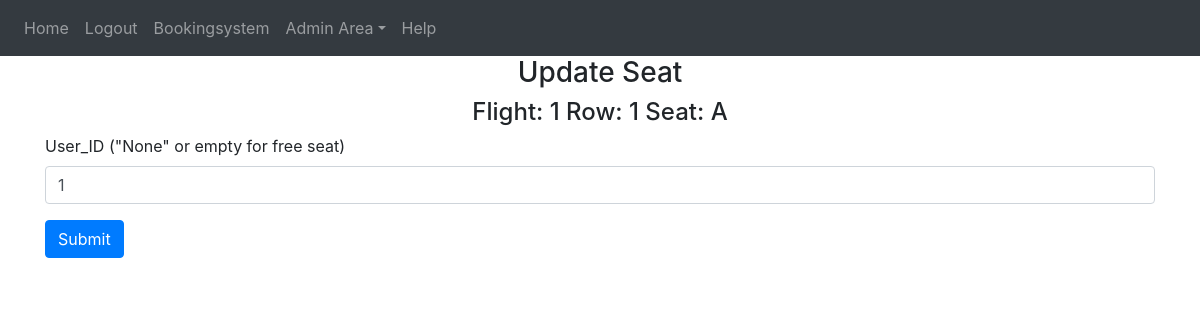
Page /admin-area/seats/update-seats/1 (signed in) on the earlier database version.
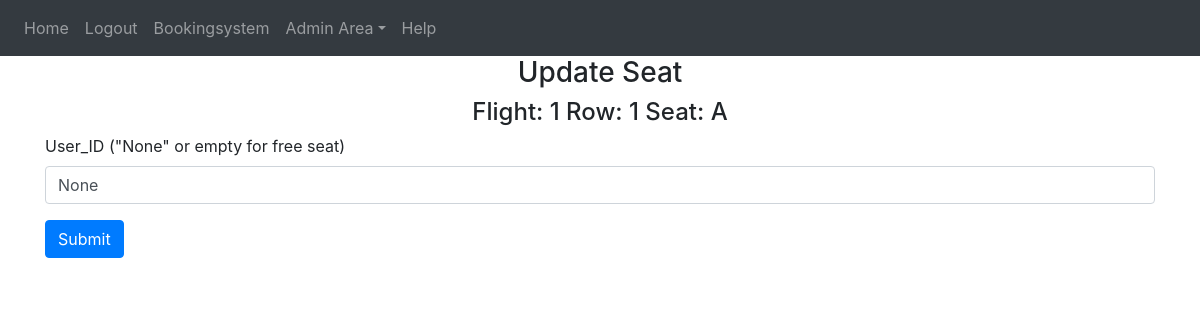
Same page on the later database version.
### website/models.py (models this page shows)
class Seat(db.Model):
    id = db.Column(db.Integer, primary_key=True)
    flight = db.Column(db.String(10))
    seat_row = db.Column(db.String(5))
    seat_column = db.Column(db.String(5))
    seat_status = db.Column(db.String(10))
    seat_type = db.Column(db.String(10))
    seat_unique = db.Column(db.String(20), unique=True)
    user_id = db.Column(db.Integer, db.ForeignKey('user.id'))

### website/admin.py (the view)
@admins.route('/seats/update-seats/<int:id>', methods=['GET','POST'])
@login_required
def update_seat(id):
    if current_user.role == 'admin':
        seat_to_update = Seat.query.get_or_404(id)
        if request.method == 'POST':
            seat_to_update.user_id = request.form['user_id']
            if seat_to_update.user_id == '' or seat_to_update.user_id =='None':
                seat_to_update.seat_status = 'True'
            else:
                seat_to_update.seat_status = 'False'
            try:
                db.session.commit()
                flash('Account updated!', category='success')
                return redirect('/admin-area/seats')
            except:
                flash('Account NOT updated!', category='error')
                return redirect('/admin-area/seats')
        else:
            return render_template('admin_update_seat.html', user= current_user, seat_to_update=seat_to_update)
    else:
        flash('You need do be an Admin to access!!', category='error')
        return redirect(url_for('views.home'))

### website/__init__.py (called while the page is built)
def create_app():
    from .views import views
    from .auth import auth
    from .admin import admins
    from .models import User, Seat
    app = Flask(__name__)
    app.config['SECRET_KEY'] = 'hjshjhdjah kjshkjdhjs'
    app.config['SQLALCHEMY_DATABASE_URI'] = f'sqlite:///{DB_NAME}'
    app.config['FLASK_ADMIN_SWATCH'] = 'cerulean'
    app.register_blueprint(views, url_prefix='/')
    app.register_blueprint(auth, url_prefix='/')
    app.register_blueprint(admins, url_prefix='/admin-area')
    db.init_app(app)
    create_database(app)
    login_manager = LoginManager()
    login_manager.login_view = 'auth.login'
    login_manager.init_app(app)
    @login_manager.user_loader
    def load_user(id):
        return User.query.get(int(id))
    return app

### website/templates/admin_update_seat.html
{% extends "base.html" %} {% block title %}Updating Seat{% endblock %}
{% block content %}
<form action="/admin-area/seats/update-seats/{{seat_to_update.id}}" method="POST">
  <h3 align="center">Update Seat </h3>
  <h4 align="center">Flight: {{seat_to_update.flight}} Row: {{seat_to_update.seat_row}} Seat: {{seat_to_update.seat_column}} </h4>
  <div class="form-group">
    <label for="user_id">User_ID ("None" or empty for free seat)</label>
    <input
      type="text"
      class="form-control"
      id="user_id"
      name="user_id"
      value="{{ seat_to_update.user_id }}"
    />
  </div>
  <button type="submit" class="btn btn-primary">Submit</button>
</form>
{% endblock %}

Differences in the rows shown:
changed Seat: user_id "1" → "None"
